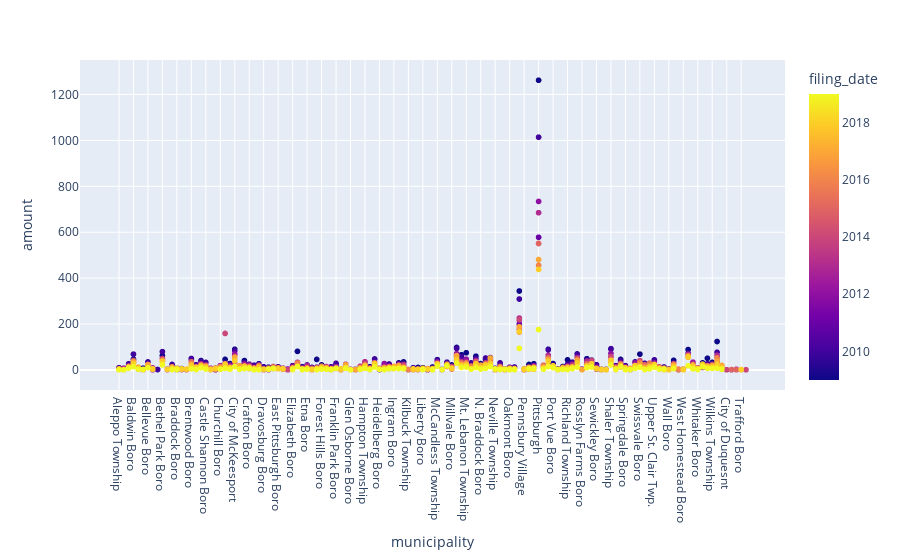

Notebook source saved alongside this figure:
### Markdown cell above
### Plot relationship between municipality and the number of foreclosures

### Code cell
# Create scatter plot
px.scatter(foreclosures_grp, x='municipality', y='amount',
          color='filing_date')

### Figure 1 — Plotly figure (JSON) as saved in the notebook; plotly's stock layout.template omitted (floating-point values rounded to 4 significant figures; data arrays with more than 128 entries replaced by an {"elided": "..."} marker saying what was removed)
{"data": [{"hovertemplate": "municipality=%{x}<br>amount=%{y}<br>filing_date=%{marker.color}<extra></extra>", "legendgroup": "", "marker": {"color": {"elided": "1308 int values"}, "coloraxis": "coloraxis", "symbol": "circle"}, "mode": "markers", "name": "", "showlegend": false, "type": "scattergl", "x": {"elided": "1308 str values"}, "xaxis": "x", "y": {"elided": "1308 int values"}, "yaxis": "y"}], "layout": {"autosize": true, "coloraxis": {"colorbar": {"title": {"text": "filing_date"}}, "colorscale": [[0, "#0d0887"], [0.1111, "#46039f"], [0.2222, "#7201a8"], [0.3333, "#9c179e"], [0.4444, "#bd3786"], [0.5556, "#d8576b"], [0.6667, "#ed7953"], [0.7778, "#fb9f3a"], [0.8889, "#fdca26"], [1, "#f0f921"]]}, "legend": {"tracegroupgap": 0}, "margin": {"t": 60}, "xaxis": {"anchor": "y", "autorange": true, "domain": [0, 1], "range": [-8.751, 138.8], "title": {"text": "municipality"}, "type": "category"}, "yaxis": {"anchor": "x", "autorange": true, "domain": [0, 1], "range": [-120.4, 1383.0], "title": {"text": "amount"}, "type": "linear"}}}
